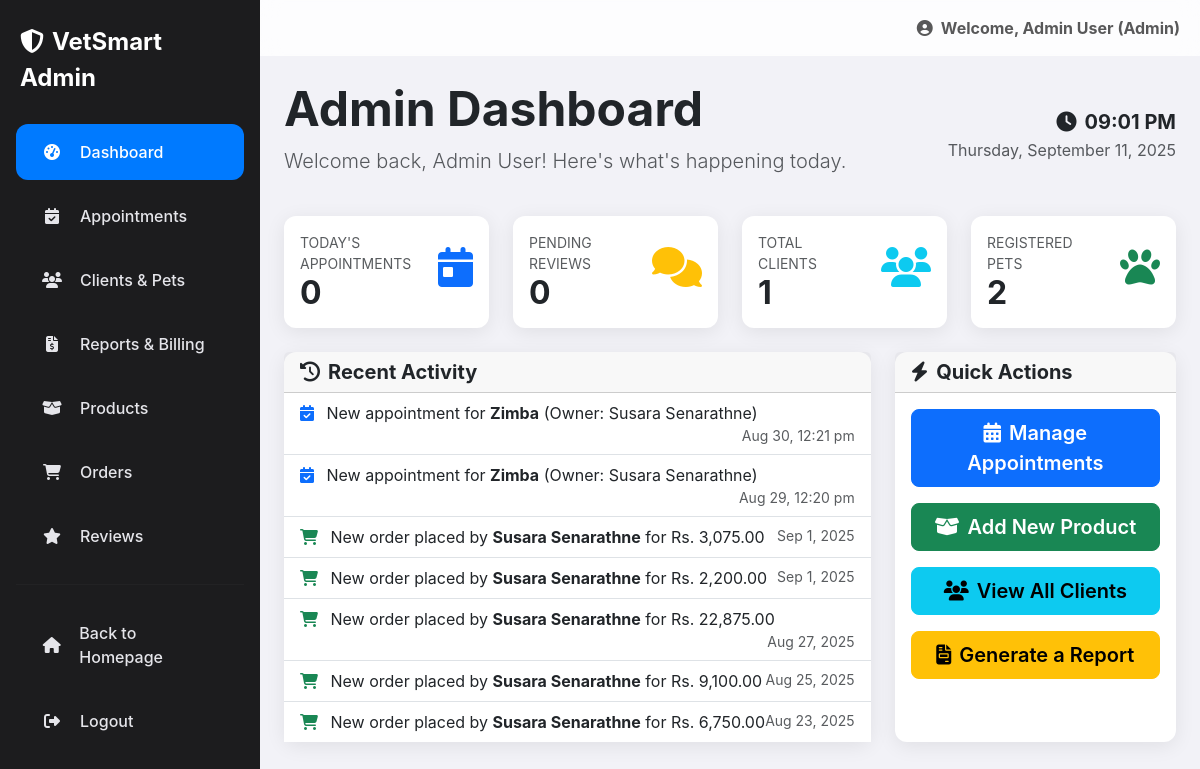
/VetSmart/admin/dashboard.php (signed in), run on the app's committed database.
### tables this page shows
CREATE TABLE `appointments` (
  `appointment_id` int(11) NOT NULL,
  `client_id` int(11) NOT NULL,
  `pet_id` int(11) NOT NULL,
  `vet_id` int(11) DEFAULT NULL,
  `appointment_date` datetime NOT NULL,
  `reason` text NOT NULL,
  `status` enum('Pending','Confirmed','In Progress','Completed','Cancelled') NOT NULL DEFAULT 'Pending',
  `created_at` timestamp NOT NULL DEFAULT current_timestamp()
);

CREATE TABLE `pets` (
  `pet_id` int(11) NOT NULL,
  `owner_id` int(11) NOT NULL,
  `pet_name` varchar(255) NOT NULL,
  `species` varchar(100) DEFAULT NULL,
  `breed` varchar(100) DEFAULT NULL,
  `date_of_birth` date DEFAULT NULL,
  `gender` enum('Male','Female','Unknown') NOT NULL DEFAULT 'Unknown',
  `medical_history` text DEFAULT NULL,
  `pet_image_url` varchar(255) DEFAULT NULL
);

CREATE TABLE `users` (
  `user_id` int(11) NOT NULL,
  `full_name` varchar(255) NOT NULL,
  `email` varchar(255) NOT NULL,
  `password` varchar(255) NOT NULL,
  `phone_number` varchar(20) DEFAULT NULL,
  `address` text DEFAULT NULL,
  `role` enum('client','admin') NOT NULL DEFAULT 'client',
  `created_at` timestamp NOT NULL DEFAULT current_timestamp()
);

CREATE TABLE `orders` (
  `order_id` int(11) NOT NULL,
  `client_id` int(11) NOT NULL,
  `total_amount` decimal(10,2) NOT NULL,
  `shipping_address` text NOT NULL,
  `order_status` enum('Pending','Processing','Shipped','Delivered','Cancelled') NOT NULL DEFAULT 'Pending',
  `stripe_payment_intent_id` varchar(255) NOT NULL,
  `order_date` timestamp NOT NULL DEFAULT current_timestamp()
);

### VetSmart/admin/dashboard.php (the view, shortened to what this page needs)
<?php
include 'includes/header.php';
$today_start = date('Y-m-d 00:00:00');
$today_end = date('Y-m-d 23:59:59');
$today_appt_sql = "SELECT COUNT(appointment_id) AS today_count FROM appointments WHERE appointment_date BETWEEN ? AND ?";
$stmt_today = mysqli_prepare($conn, $today_appt_sql);
mysqli_stmt_bind_param($stmt_today, "ss", $today_start, $today_end);
mysqli_stmt_execute($stmt_today);
$today_result = mysqli_stmt_get_result($stmt_today);
$today_count = mysqli_fetch_assoc($today_result)['today_count'];
$pending_reviews_sql = "SELECT COUNT(review_id) AS pending_reviews_count FROM reviews WHERE is_approved = 0";
$pending_reviews_result = mysqli_query($conn, $pending_reviews_sql);
$pending_reviews_count = mysqli_fetch_assoc($pending_reviews_result)['pending_reviews_count'];
$client_count_sql = "SELECT COUNT(user_id) AS client_count FROM users WHERE role = 'client'";
$client_result = mysqli_query($conn, $client_count_sql);
$client_count = mysqli_fetch_assoc($client_result)['client_count'];
$pet_count_sql = "SELECT COUNT(pet_id) AS pet_count FROM pets";
$pet_result = mysqli_query($conn, $pet_count_sql);
$pet_count = mysqli_fetch_assoc($pet_result)['pet_count'];
$recent_appointments = [];
$recent_appts_sql = "SELECT a.appointment_date, a.status, p.pet_name, u.full_name FROM appointments a JOIN pets p ON a.pet_id = p.pet_id JOIN users u ON a.client_id = u.user_id ORDER BY a.appointment_date DESC LIMIT 5";
$recent_appts_result = mysqli_query($conn, $recent_appts_sql);
if ($recent_appts_result) {
    while($row = mysqli_fetch_assoc($recent_appts_result)){
        $recent_appointments[] = $row;
    }
}
$recent_orders = [];
$recent_orders_sql = "SELECT o.order_date, o.order_status, o.total_amount, u.full_name FROM orders o JOIN users u ON o.client_id = u.user_id ORDER BY o.order_date DESC LIMIT 5";
$recent_orders_result = mysqli_query($conn, $recent_orders_sql);
if ($recent_orders_result) {
    while($row = mysqli_fetch_assoc($recent_orders_result)){
        $recent_orders[] = $row;
    }
}
?>
<div class="d-flex justify-content-between align-items-center mb-4">
    <div>
        <h1 class="display-5 fw-bold mb-2">Admin Dashboard</h1>
        <p class="lead text-muted">Welcome back, <?php echo htmlspecialchars($_SESSION['full_name']); ?>! Here's what's happening today.</p>
    </div>
    <div class="text-end">
        <h5 class="fw-bold mb-1"><i class="fas fa-clock me-2"></i><?php echo date('h:i A'); ?></h5>
        <p class="text-muted mb-0"><?php echo date('l, F j, Y'); ?></p>
    </div>
</div>
<div class="row">
    <div class="col-xl-3 col-md-6 mb-4">
        <div class="card h-100">
            <div class="card-body d-flex align-items-center">
                <div class="flex-grow-1">
                    <div class="text-muted text-uppercase small">Today's Appointments</div>
                    <div class="h2 fw-bold mb-0"><?php echo $today_count; ?></div>
                </div>
                <div class="h1 text-primary ms-3"><i class="fas fa-calendar-day"></i></div>
            </div>
        </div>
    </div>
    <div class="col-xl-3 col-md-6 mb-4">
        <div class="card h-100">
            <div class="card-body d-flex align-items-center">
                <div class="flex-grow-1">
                    <div class="text-muted text-uppercase small">Pending Reviews</div>
                    <div class="h2 fw-bold mb-0"><?php echo $pending_reviews_count; ?></div>
                </div>
                <div class="h1 text-warning ms-3"><i class="fas fa-comments"></i></div>
            </div>
        </div>
    </div>
    <div class="col-xl-3 col-md-6 mb-4">
        <div class="card h-100">
            <div class="card-body d-flex align-items-center">
                <div class="flex-grow-1">
                    <div class="text-muted text-uppercase small">Total Clients</div>
                    <div class="h2 fw-bold mb-0"><?php echo $client_count; ?></div>
                </div>
                <div class="h1 text-info ms-3"><i class="fas fa-users"></i></div>
            </div>
        </div>
    </div>
    <div class="col-xl-3 col-md-6 mb-4">
        <div class="card h-100">
            <div class="card-body d-flex align-items-center">
                <div class="flex-grow-1">
                    <div class="text-muted text-uppercase small">Registered Pets</div>
                    <div class="h2 fw-bold mb-0"><?php echo $pet_count; ?></div>
                </div>
                <div class="h1 text-success ms-3"><i class="fas fa-paw"></i></div>
            </div>
        </div>
    </div>
</div>
<div class="row">
    <div class="col-lg-8 mb-4">
        <div class="card h-100">
            <div class="card-header">
                <h5 class="fw-bold mb-0"><i class="fas fa-history me-2"></i>Recent Activity</h5>
            </div>
            <div class="card-body p-0">
                <div class="list-group list-group-flush">
                    <?php foreach($recent_appointments as $appt): ?>
                        <div class="list-group-item">
                            <i class="fas fa-calendar-check me-2 text-primary"></i>
                            New appointment for <strong><?php echo htmlspecialchars($appt['pet_name']); ?></strong> (Owner: <?php echo htmlspecialchars($appt['full_name']); ?>)
                            <span class="float-end text-muted small"><?php echo date('M j, g:i a', strtotime($appt['appointment_date'])); ?></span>
                        </div>
                    <?php endforeach; ?>
                    <?php foreach($recent_orders as $order): ?>
                        <div class="list-group-item">
                            <i class="fas fa-shopping-cart me-2 text-success"></i>
                            New order placed by <strong><?php echo htmlspecialchars($order['full_name']); ?></strong> for Rs. <?php echo number_format($order['total_amount'], 2); ?>
                            <span class="float-end text-muted small"><?php echo date('M j, Y', strtotime($order['order_date'])); ?></span>
                        </div>
                    <?php endforeach; ?>
                </div>
            </div>
        </div>
    </div>
    <div class="col-lg-4 mb-4">
        <div class="card h-100">
            <div class="card-header">
                <h5 class="fw-bold mb-0"><i class="fas fa-bolt me-2"></i>Quick Actions</h5>
            </div>
            <div class="card-body">
                <div class="d-grid gap-3">
                    <a href="appointments.php" class="btn btn-primary btn-lg"><i class="fas fa-calendar-alt me-2"></i>Manage Appointments</a>
                    <a href="products.php" class="btn btn-success btn-lg"><i class="fas fa-box-open me-2"></i>Add New Product</a>
                    <a href="clients.php" class="btn btn-info btn-lg"><i class="fas fa-users me-2"></i>View All Clients</a>
                    <a href="reports.php" class="btn btn-warning btn-lg"><i class="fas fa-file-invoice me-2"></i>Generate a Report</a>
                </div>
            </div>
        </div>
    </div>
</div>
<?php
include 'includes/footer.php';
?>

### VetSmart/admin/includes/header.php (style rules this page uses)
:root { --ios-blue: #007AFF; --ios-light-gray: #F2F2F7; --ios-dark-gray: #1C1C1E; --sidebar-bg: #1C1C1E; --sidebar-text: #E5E5EA; --sidebar-hover: #3A3A3C; --main-bg: #F2F2F7; --card-bg: #FFFFFF; --border-radius: 12px; }
body { font-family: -apple-system, BlinkMacSystemFont, 'SF Pro Display', 'Segoe UI', Roboto, sans-serif; background-color: var(--main-bg); overflow-x: hidden; }
.card { border: none; border-radius: var(--border-radius); box-shadow: 0 4px 20px rgba(0,0,0,0.08); background-color: var(--card-bg); }
.btn { border-radius: 8px; font-weight: 600; }

### data on the page
appointments: pet.pet_name "Zimba", client.full_name "Susara Senarathne", appointment_date "Aug 30, 12:21 pm"
appointments: pet.pet_name "Zimba", client.full_name "Susara Senarathne", appointment_date "Aug 29, 12:20 pm"
orders: client.full_name "Susara Senarathne", total_amount "3,075.00", order_date "Sep 1, 2025"
orders: client.full_name "Susara Senarathne", total_amount "2,200.00", order_date "Sep 1, 2025"
orders: client.full_name "Susara Senarathne", total_amount "22,875.00", order_date "Aug 27, 2025"
orders: client.full_name "Susara Senarathne", total_amount "9,100.00", order_date "Aug 25, 2025"
orders: client.full_name "Susara Senarathne", total_amount "6,750.00", order_date "Aug 23, 2025"

### other printed values
$_SESSION['full_name'] "Admin User"
$today_count "0"
$pending_reviews_count "0"
$client_count "1"
$pet_count "2"
